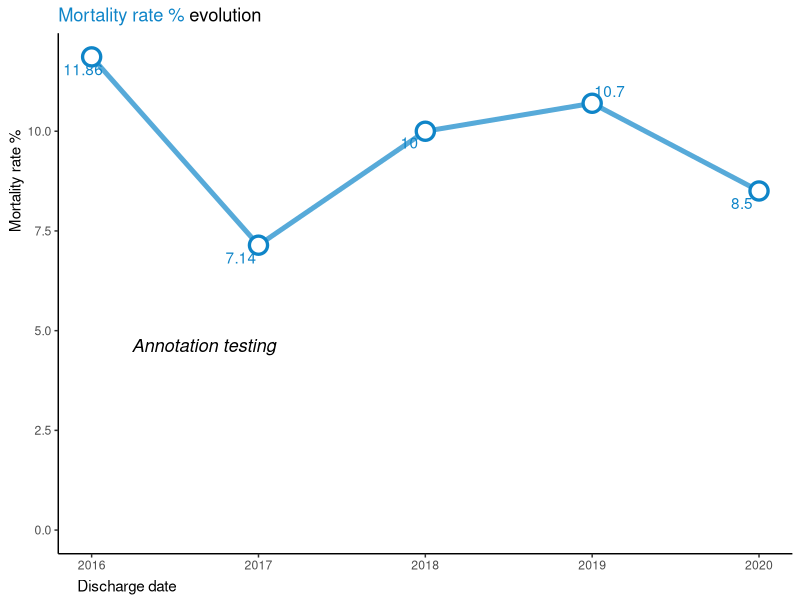
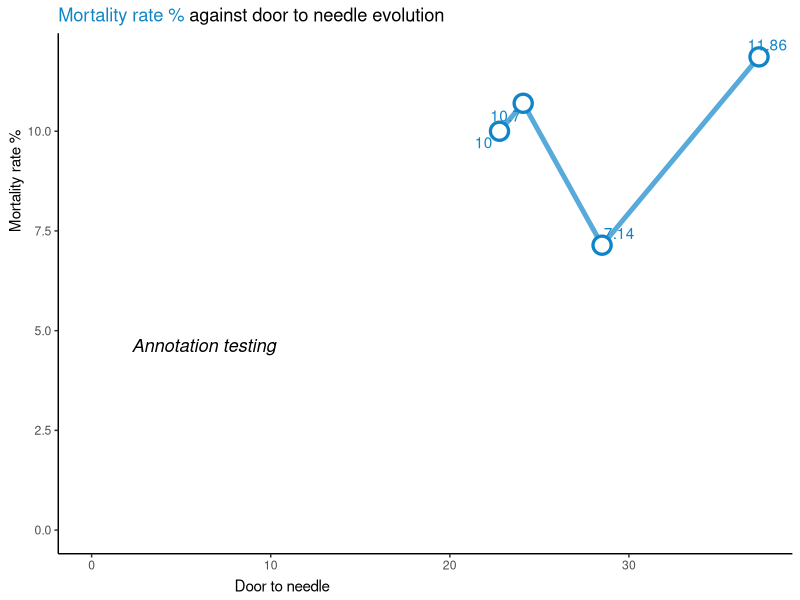
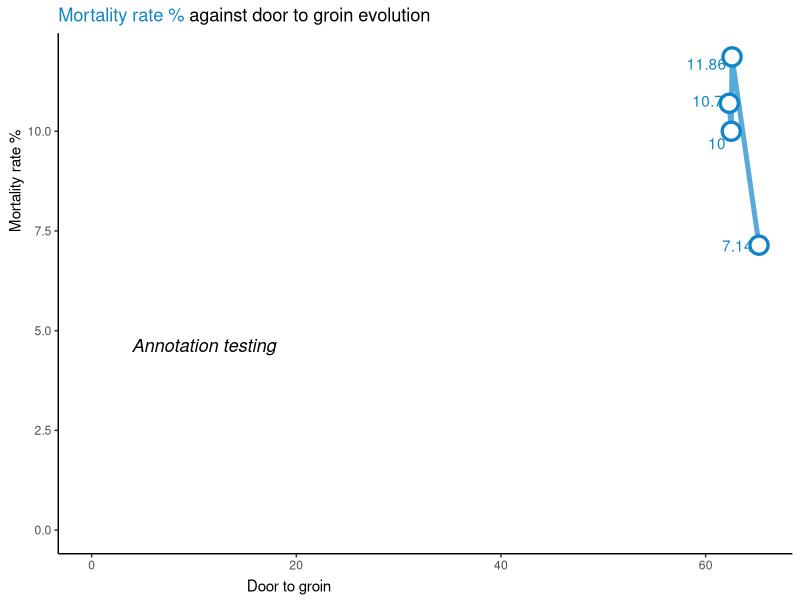
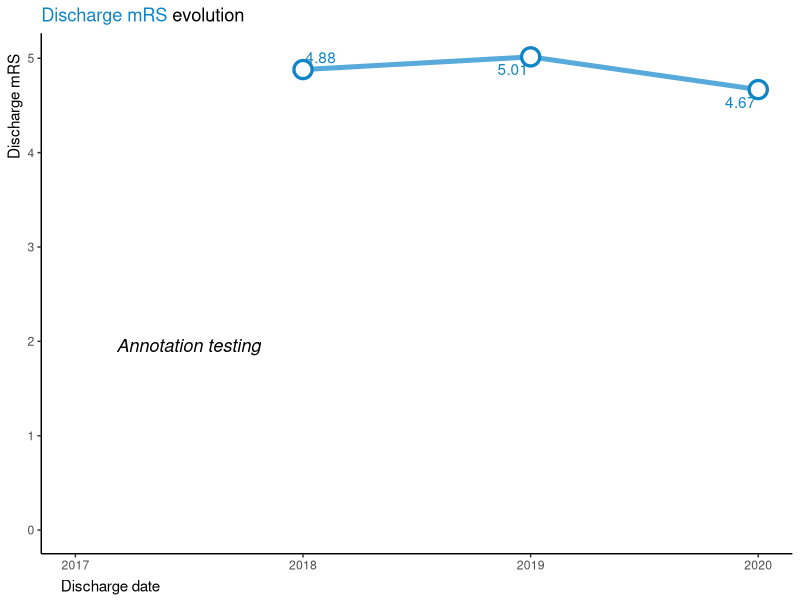
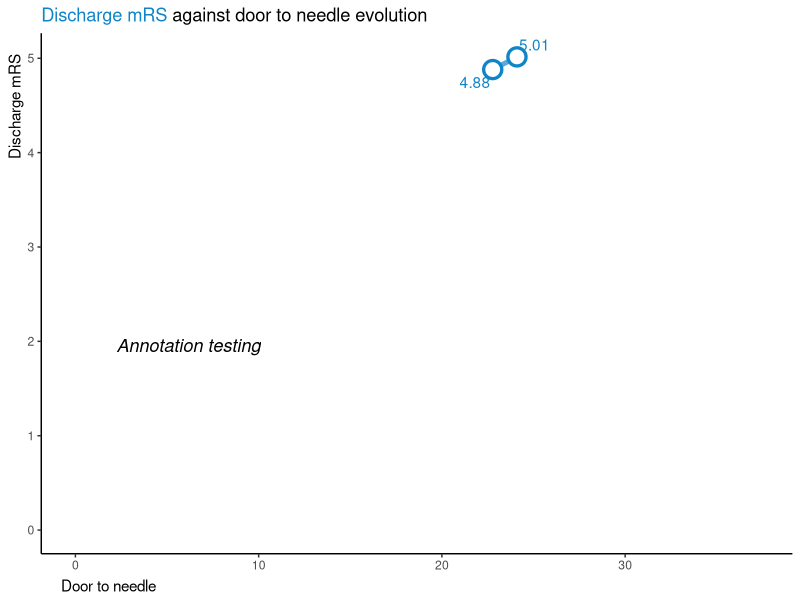
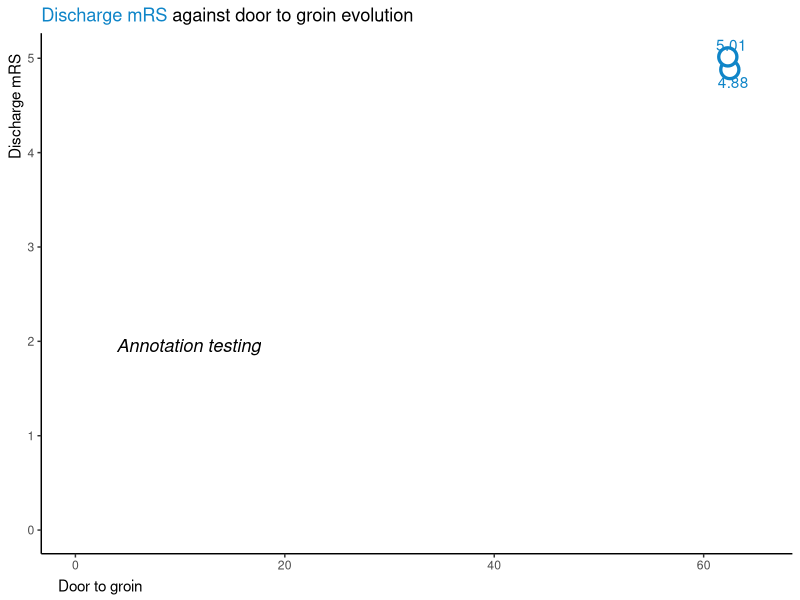
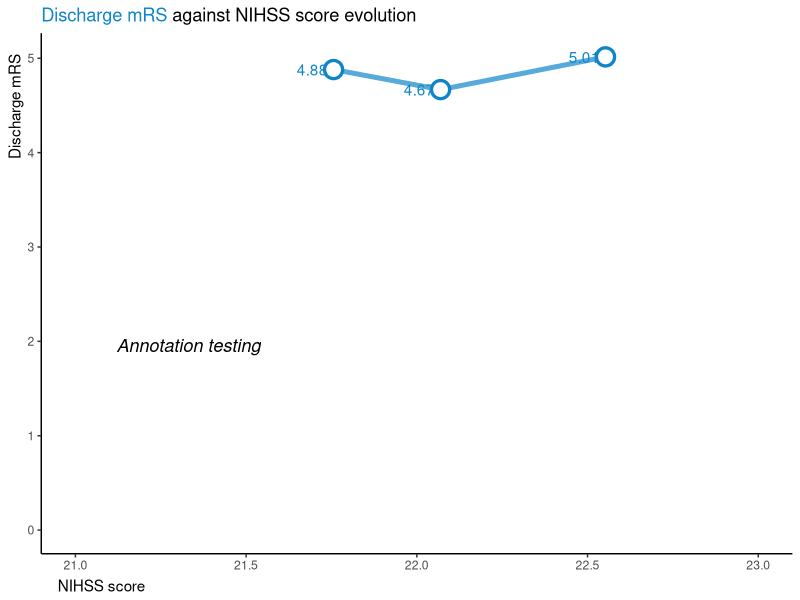
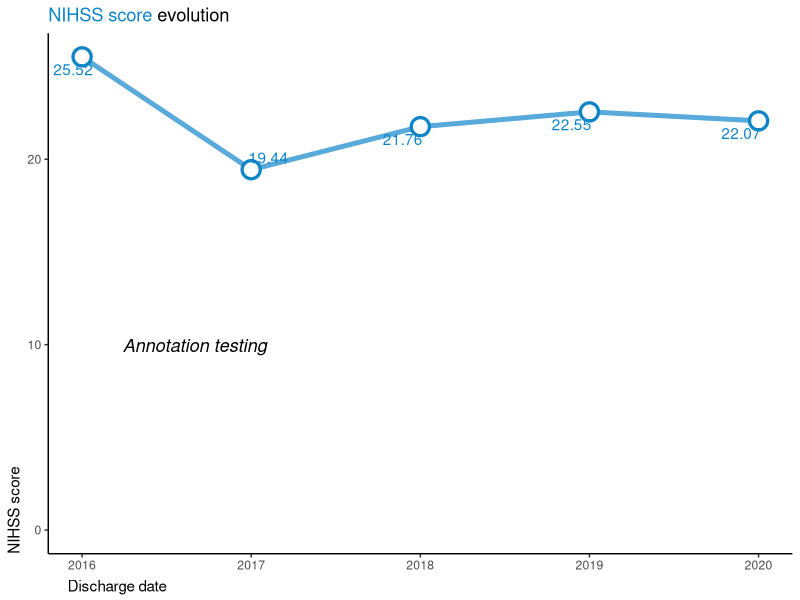

These figures' R source, in order:
## ---- chunk 1
knitr::opts_chunk$set(echo = TRUE)
library(readxl)
library(tidyverse)
library(tibble)
library(skimr)
library(magrittr)
library(purrr)
library(ggtext)
library(grid)
library(ggrepel)
## ---- chunk 2
#loading resq dataset
resq_data <- read_excel("resq-raw-data/sample_hospital.xlsx")

#checking what rows that include NA values
resq_data %>%
  summarise_all(funs(sum(is.na(.)))) %>%
  pivot_longer(everything()) %>%
  filter(value > 0)

#replacing NA's with zero's
resq_data %<>%
  replace(is.na(.), 99)

#just checking if nihss_score actually is numeric - stated as a text in resq data legend tab in excel
class(resq_data$nihss_score)

#creating tribbles for each variable/legend
trib_department_type<-tribble(
~department_type, ~DeptTypeStr, 
  1, "neurology",  
  2, "neurosurgery", 
  3, "anesthesiology/resusccitation/critical care department",  
  4, "internal medicine", 
  5, "geriatrics",  
  6,  "other",
  99, "Unknown",
) 

trib_hosp_in<-tribble(
  ~hospitalized_in, ~HospInStr,
  1, "Stroke unit/ICU",
  2, "Other monitored bed (telemetry)",
  3, "Standard bed",
  99, "Not applicable",
)

trib_stroke_type<-tribble(
  ~stroke_type, ~StrokeTypeStr,
  1, "Ischemic Stroke",
  2, "Intracerebral hemorrhage",
  3, "Transient ischemic attack - TIA",
  4, "Subarachnoid hemorrhage",
  5, "Cerebral venous thrombosis",
  6, "Undetermined",
  99, "Not applicable",
)

trib_NIHSS<-tribble(
  ~nihss, ~NIHSSStr,
  1, "Not performed",
  2, "Performed", 
  3, "Not known",
  99, "Unknown",
)

trib_CT_MRI<-tribble(
  ~ct_mri, ~CTMRIStr,
  1, "Not performed",
  2, "Performed",
  3, "Not known",
  99, "Not applicable",
)

trib_CT_Time<-tribble(
  ~ct_time, ~ctTimeStr,
  1, "Within 1 hour after admission",
  2, "Later than 1 hour after admission",
  99, "Not applicable",
)

trib_recanalization_procedures<-tribble(
  ~recanalization_procedures, ~RecanProcStr,
  1, "Not done - primary centre / comprehensive centre",
  2, "IV tPa - primary centre / comprehensive centre",
  3, "IV tPa + endovascular treatment - comprehensive centre",
  4, "Endovascular treatment alone - comprehensive centre",
  5, "IV tPa + referred to another centre for endovascular treatment - primary centre",
  6, "Referred to another centre for endovascular treatment - primary centre",
  7, "Patient referred to another centre for endovascular treatment and hospitalization continues at the referred to centre - comprehensive centre",
  8, "Patient referred for endovascular treatment and patient is returned to the initial centre - comprehensive centre",
  9, "Patient was returned to the initial centre after recanalization procedures were performed at another centre", 
  99, "Not applicable",
)

trib_dysphagia_screening<-tribble(
  ~dysphagia_screening, ~DysphagiaStr,
  1, "Yes/Guss test",
  2, "Yes/other test",
  3, "Was performed at another center",
  4, "No",
  5, "Patient could not be tested (intubated)",
  6, "Not known",
  99, "Not applicable",
)

trib_afib_flutter<-tribble(
  ~afib_flutter, ~AfibFlutterStr,
  1, "Known aFib", 
  2, "Newly-detected at admission",
  3, "Detected during hospilization",
  4, "Not detected",
  5, "Not known",
  99, "Not applicable",
)

trib_antithrombotics<-tribble(
  ~antithrombotics, ~AntithromboticsStr,
  1, "antiplatelets",
  2, "Vitamin K antagonist",
  3, "dabigratan",
  4, "rivaroxaban",
  5, "apixaban",
  6, "edoxaban",
  7, "LMWH or heparin in prophylactic dose",
  8, "LMWH or heparin in full anticoagulant dose",
  9, "Not prescriped\but recommended",
  10, "Nothing",
  99, "Not applicable",
)

trib_statin<-tribble(
  ~statin, ~StatinStr,
  1, "Yes",
  2, "No",
  3, "Not known",
  99, "Not applicable",
)

trib_smoking_cessation<-tribble(
  ~smoking_cessation, ~SmokingCessationStr,
  1, "Yes",
  2, "No",
  3, "Not a smoker",
  99, "Unknown",
)

trib_antihypertensive<-tribble(
  ~antihypertensive, ~AntihypertensiveStr,
  1, "Yes",
  2, "No",
  3, "Not known",
  99, "Not applicable",
)

trib_discharge_dest<-tribble(
  ~discharge_destination, ~DistDestStr,
  1, "Home",
  2, "Transferred within the same centre",
  3, "Transferred to another centre",
  4, "Social care facility",
  5, "Dead",
  99, "Not applicable",
)

trib_discharge_mrs<-tribble(
  ~discharge_mrs, ~DistMRSStr,
  1, "unknown/calculate",
  2, "0",
  3, "1",
  4, "2",
  5, "3",
  6, "4",
  7, "5",
  8, "6",
  99, "Not Applicable",
)

#getting a summary of the resq data
skim(resq_data)
summary(resq_data$department_type)

# you don't need to add trib_department_type to the left_join... 
resq_merge <- resq_data %>%
  left_join(trib_department_type, by="department_type") %>%
  left_join(trib_hosp_in, by="hospitalized_in") %>%
  left_join(trib_stroke_type, by="stroke_type") %>%
  left_join(trib_NIHSS, by="nihss") %>%
  left_join(trib_CT_MRI, by="ct_mri") %>% 
  left_join(trib_CT_Time, by="ct_time") %>%
  left_join(trib_recanalization_procedures, by="recanalization_procedures") %>%
  left_join(trib_dysphagia_screening, by="dysphagia_screening") %>%
  left_join(trib_afib_flutter, by="afib_flutter") %>% 
  left_join(trib_antithrombotics, by="antithrombotics") %>%
  left_join(trib_statin, by="statin") %>%
  left_join(trib_smoking_cessation, by="smoking_cessation") %>% 
  left_join(trib_antihypertensive, by="antihypertensive") %>% 
  left_join(trib_discharge_mrs, by="discharge_mrs") %>% 
  left_join(trib_discharge_dest, by="discharge_destination") 
  

## ---- chunk 3
resq_mort<-resq_merge %>%
  mutate(
    within30DayMort = if_else((hospital_days <= 30 & DistDestStr == "Dead"), 1, 0), 
  ) 
  
resq_mort %<>%
  dplyr::group_by(discharge_date)%>%
  mutate(
    Mortality30dMean_m = mean(within30DayMort) * 100,
    DTNMean_m = mean(replace(door_to_needle, door_to_needle==99, NA), na.rm = TRUE),
    DTNMedian_m = median(replace(door_to_needle, door_to_needle==99, NA), na.rm = TRUE),
    DTGMean_m = mean(replace(door_to_groin, door_to_groin==99, NA), na.rm = TRUE),
    DTGMedian_m = median(replace(door_to_groin, door_to_groin==99, NA), na.rm = TRUE),
    DISMRSMean_m = mean(replace(discharge_mrs, discharge_mrs==99 & 1, NA), na.rm = TRUE),
    DISMRSMedian_m = median(replace(discharge_mrs, discharge_mrs==99 & 1, NA), na.rm = TRUE),
    NIHSSScoreMean_m = mean(replace(nihss_score, nihss_score==99, NA), na.rm = TRUE),
    NIHSSScoreMedian_m = median(replace(nihss_score, nihss_score==99, NA), na.rm = TRUE)
  )


df<-resq_mort %>% 
  dplyr::group_by(discharge_date) %>% 
  summarise(
    Mortality30dMean =mean(within30DayMort) * 100, 
    DTNMean = mean(replace(door_to_needle,door_to_needle==99, NA), na.rm = TRUE),
    DTNMedian = median(replace(door_to_needle, door_to_needle==99, NA), na.rm = TRUE),
    DTGMean = mean(replace(door_to_groin, door_to_groin==99, NA), na.rm = TRUE),
    DTGMedian = median(replace(door_to_groin, door_to_groin==99, NA), na.rm = TRUE),
    DISMRSMean = mean(replace(discharge_mrs, discharge_mrs==99 & 1, NA), na.rm = TRUE),
    DISMRSMedian = median(replace(discharge_mrs, discharge_mrs==99 & 1, NA), na.rm = TRUE),
    NIHSSScoreMean = mean(replace(nihss_score, nihss_score==99, NA), na.rm = TRUE),
    NIHSSScoreMedian = median(replace(nihss_score, nihss_score==99, NA), na.rm = TRUE)
  )


# THERE IS NO DTN/DTG DATA IN 2020, IT IS EMPTY IN RAW DATA AS WELL

########## TREND LINES ########## 

testText <- grobTree(textGrob("Annotation testing", x=0.10, y=0.40, hjust=0, gp=gpar(col="black", fontsize=13, fontface="italic")))

p_trend_mort <- ggplot(df[df$discharge_date<2201,], 
aes(x = discharge_date, y = Mortality30dMean)) + 
  geom_line(color="#0F85C8", alpha=.7, size=1.7) + 
  geom_point(shape = 21, color = "#0F85C8", fill = "white", size = 5, stroke = 1.7) + 
  theme_classic() + 
  ylab("Mortality rate %") +
  xlab("Discharge date") +
  expand_limits(y=0) +
  labs(
    title = "<span style = 'color: #0F85C8;'> Mortality rate %</span> evolution"
  ) +
  theme(
    plot.title = element_markdown(),
    axis.title.x = element_text(hjust=0.03, vjust=0.2),
    axis.title.y = element_text(hjust=0.77, vjust=0.77),
    plot.caption = element_text(hjust=0, size=6),
    ) +
  annotation_custom(testText) + 
  geom_text_repel(aes(label=round(Mortality30dMean, digits=2)), color = "#0F85C8")

p_trend_mort 

p_mort_vs_DTN <- ggplot(df, 
aes(y = Mortality30dMean, x = DTNMean)) + 
  geom_line(color="#0F85C8", alpha=.7, size=1.7) + 
  geom_point(shape = 21, color = "#0F85C8", fill = "white", size = 5, stroke = 1.7) + 
  theme_classic() +
  ylab("Mortality rate %") + 
  xlab("Door to needle") +
  expand_limits(y=0, x=0) +
    labs(
    title = "<span style = 'color: #0F85C8;'>Mortality rate %</span> against door to needle evolution"
  ) +
  theme(
    plot.title = element_markdown(),
    axis.title.x = element_text(hjust=0.2758, vjust=0.2),
    axis.title.y = element_text(hjust=0.77, vjust=0.77),
    plot.caption = element_text(hjust=0, size=6),
    ) +
  annotation_custom(testText) + geom_text_repel(aes(label=round(Mortality30dMean, digits=2)), color = "#0F85C8" ) 

p_mort_vs_DTN 

p_mort_vs_DTG <- ggplot(df, 
aes(y = Mortality30dMean, x = DTGMean)) + 
  geom_line(color="#0F85C8", alpha=.7, size=1.7) + 
  geom_point(shape = 21, color = "#0F85C8", fill = "white", size = 5, stroke = 1.7) +
  theme_classic() +
  ylab("Mortality rate %") + 
  xlab("Door to groin") +
  expand_limits(y=0, x=0) +
  geom_text_repel(aes(label=round(Mortality30dMean, digits=2)), hjust = 0, color = "#0F85C8" ) +
    labs(
    title = "<span style = 'color: #0F85C8;'>Mortality rate %</span> against door to groin evolution"
  ) +
  theme(
    plot.title = element_markdown(),
    axis.title.x = element_text(hjust=0.29, vjust=0.2),
    axis.title.y = element_text(hjust=0.77, vjust=0.77),
    plot.caption = element_text(hjust=0, size=6),
    ) +
  annotation_custom(testText)

p_mort_vs_DTG

#Discharge mRS only have 2 entries for each DTG and DTN, which means we only have two data points in the plots.

p_trend_mRS <- ggplot(df[df$discharge_date<2201 & df$discharge_date>=2017,], 
aes(x = discharge_date, y = DISMRSMean)) + 
  geom_line(color="#0F85C8", alpha=.7, size=1.7) + 
  geom_point(shape = 21, color = "#0F85C8", fill = "white", size = 5, stroke = 1.7) + 
  theme_classic() + 
  ylab("Discharge mRS") +
  xlab("Discharge date") +
  expand_limits(y=0) +
  labs(
    title = "<span style = 'color: #0F85C8;'> Discharge mRS</span> evolution"
  ) +
  theme(
    plot.title = element_markdown(),
    axis.title.x = element_text(hjust=0.03, vjust=0.2),
    axis.title.y = element_text(hjust=0.95, vjust=1),
    plot.caption = element_text(hjust=0, size=6),
    ) +
  annotation_custom(testText) + 
  geom_text_repel(aes(label=round(DISMRSMean, digits=2)), color = "#0F85C8")

p_trend_mRS 

p_mRS_vs_DTN <- ggplot(df, 
aes(y = DISMRSMean, x = DTNMean)) + 
  geom_line(color="#0F85C8", alpha=.7, size=1.7) + 
  geom_point(shape = 21, color = "#0F85C8", fill = "white", size = 5, stroke = 1.7) + 
  theme_classic() +
  ylab("Discharge mRS") + 
  xlab("Door to needle") +
  expand_limits(y=0, x=0) +
    labs(
    title = "<span style = 'color: #0F85C8;'>Discharge mRS</span> against door to needle evolution"
  ) +
  theme(
    plot.title = element_markdown(),
    axis.title.x = element_text(hjust=0.03, vjust=0.2),
    axis.title.y = element_text(hjust=0.95, vjust=0.77),
    plot.caption = element_text(hjust=0, size=6),
    ) +
  annotation_custom(testText) + geom_text_repel(aes(label=round(DISMRSMean, digits=2)), color = "#0F85C8" ) 

p_mRS_vs_DTN 

p_mRS_vs_DTG <- ggplot(df, 
aes(y = DISMRSMean, x = DTGMean)) + 
  geom_line(color="#0F85C8", alpha=.7, size=1.7) + 
  geom_point(shape = 21, color = "#0F85C8", fill = "white", size = 5, stroke = 1.7) +
  theme_classic() +
  ylab("Discharge mRS") + 
  xlab("Door to groin") +
  expand_limits(y=0, x=0) +
  geom_text_repel(aes(label=round(DISMRSMean, digits=2)), hjust = 0, color = "#0F85C8" ) +
    labs(
    title = "<span style = 'color: #0F85C8;'>Discharge mRS</span> against door to groin evolution"
  ) +
  theme(
    plot.title = element_markdown(),
    axis.title.x = element_text(hjust=0.025, vjust=0.2),
    axis.title.y = element_text(hjust=0.95, vjust=0.77),
    plot.caption = element_text(hjust=0, size=6),
    ) +
  annotation_custom(testText)

p_mRS_vs_DTG

p_mRS_vs_nihss <- ggplot(df, 
aes(y = DISMRSMean, x = NIHSSScoreMean)) + 
  geom_line(color="#0F85C8", alpha=.7, size=1.7) + 
  geom_point(shape = 21, color = "#0F85C8", fill = "white", size = 5, stroke = 1.7) +
  theme_classic() +
  ylab("Discharge mRS") + 
  xlab("NIHSS score") +
  expand_limits(y=0) +
  xlim(21,23) +
  geom_text_repel(aes(label=round(DISMRSMean, digits=2)), hjust = 0, color = "#0F85C8" ) +
    labs(
    title = "<span style = 'color: #0F85C8;'>Discharge mRS</span> against NIHSS score evolution"
  ) +
  theme(
    plot.title = element_markdown(),
    axis.title.x = element_text(hjust=0.025, vjust=0.2),
    axis.title.y = element_text(hjust=0.95, vjust=0.77),
    plot.caption = element_text(hjust=0, size=6),
    ) +
  annotation_custom(testText)

p_mRS_vs_nihss

p_trend_nihss <- ggplot(df[df$discharge_date<2201,], 
aes(x = discharge_date, y = NIHSSScoreMean)) + 
  geom_line(color="#0F85C8", alpha=.7, size=1.7) + 
  geom_point(shape = 21, color = "#0F85C8", fill = "white", size = 5, stroke = 1.7) + 
  theme_classic() + 
  ylab("NIHSS score") +
  xlab("Discharge date") +
  expand_limits(y=0) +
  labs(
    title = "<span style = 'color: #0F85C8;'>NIHSS score</span> evolution"
  ) +
  theme(
    plot.title = element_markdown(),
    axis.title.x = element_text(hjust=0.03, vjust=0.2),
    axis.title.y = element_text(hjust=0., vjust=1),
    plot.caption = element_text(hjust=0, size=6),
    ) +
  annotation_custom(testText) + 
  geom_text_repel(aes(label=round(NIHSSScoreMean, digits=2)), color = "#0F85C8")

p_trend_nihss 

# p_nihss_vs_DTN <- ggplot(df, 
# aes(y = DISMRSMean, x = NIHSSScoreMean)) + 
#   geom_line(color="#0F85C8", alpha=.7, size=1.7) + 
#   geom_point(shape = 21, color = "#0F85C8", fill = "white", size = 5, stroke = 1.7) + 
#   theme_classic() +
#   ylab("NIHSS score") + 
#   xlab("Door to needle") +
#   expand_limits(y=0) +
#   xlim(21, 23) +
#     labs(
#     title = "<span style = 'color: #0F85C8;'>NIHSS score</span> against door to needle evolution"
#   ) +
#   theme(
#     plot.title = element_markdown(),
#     axis.title.x = element_text(hjust=0.03, vjust=0.2),
#     axis.title.y = element_text(hjust=0.95, vjust=0.77),
#     plot.caption = element_text(hjust=0, size=6),
#     ) +
#   annotation_custom(testText) + geom_text_repel(aes(label=round(NIHSSScoreMean, digits=2)), color = "#0F85C8" ) 
# 
# p_nihss_vs_DTN 

p_violin_DTN <- ggplot(resq_mort[resq_mort$door_to_needle<99 & resq_mort$discharge_date<2201,], 
aes(x = discharge_date, y = DTNMean_m, color="Mean")) + 
  geom_violin(aes(x = discharge_date, y = door_to_needle, color=as.factor(discharge_date)), alpha=.4) +
  geom_line() +
  geom_line(aes(y = DTNMedian_m, color = "Median")) +
  theme_classic() + 
  ylab("Door to needle") +
  xlab("Discharge date") +
  expand_limits(y=0) +
  ggtitle("Door to needle evolution") +
  theme(
    axis.title.x = element_text(hjust=0.15, vjust=0.2),
    axis.title.y = element_text(hjust=0.84, vjust=0.8),
    plot.caption = element_text(hjust = 0, size = 6),
    )

p_violin_DTN

p_violin_DTG <- ggplot(resq_mort[resq_mort$door_to_groin<99 & resq_mort$discharge_date<2201,], 
aes(x = discharge_date, y = DTGMean_m, color="Mean")) + 
  geom_violin(aes(x = discharge_date, y = door_to_groin, color=as.factor(discharge_date)), alpha=.4) +
  geom_line() + 
  geom_line(aes(y = DTGMedian_m, color = "Median")) +
  theme_bw() + 
  ylab("Door to groin") +
  xlab("Discharge date") +
  expand_limits(y=0)

p_violin_DTG

p_violin_dismrs <- ggplot(resq_mort[resq_mort$discharge_mrs<99 & resq_mort$discharge_date<2201,], 
aes(x = discharge_date, y = DISMRSMean_m, color="Mean")) + 
  geom_violin(aes(x = discharge_date, y = discharge_mrs, color=as.factor(discharge_date)), alpha=.4) +
  geom_line() + 
  geom_line(aes(y = DISMRSMedian_m, color = "Median")) +
  theme_bw() + 
  ylab("Discharge mrs") +
  xlab("Discharge date") +
  expand_limits(y=0)

p_violin_dismrs

#FUNNEL PLOT MORTALITY AGAINST PATIENTS, MADE UP DATA KIND OF
dt <- data.frame(patients = c( 42,71,255,489,753), #these values are also made up, except for the last one, which is the res-q patient count
                 mortalityExpected = c( 11.8,7.14,10,10.7,8.5),
                 mortalityObserved = c(17, 12, 9.5, 10.2, 9), #this value is made up, as we don't have multiple departments
                 unit = factor(c("A","B","C","D","E"))
)

dt$SR <- dt$mortalityObserved / dt$mortalityExpected


# Scatter plot in ggplot
a<-ggplot(dt, aes(x=patients, y=SR))+
  geom_point()

a<- a+geom_hline(aes(yintercept=1))

a

# Add a 95% Poisson limit, by using the density function to get the quantile value for each 'expected'.
lkup<-data.frame(id=seq(1, max(dt$patients), 1))
lkup$upper<-(qpois(0.975,lambda = lkup$id) - 0.025) / lkup$id
lkup$lower<-(qpois(0.025,lambda = lkup$id) - 0.975) / lkup$id

lkup<-gather(lkup, key, value,-id)

a+ geom_line(aes(x=id, y=value, col=key), data=lkup)


########## MAYBE USEFUL IDK? ########## 
# p_dtn <- ggplot(resq_mort[resq_mort$door_to_needle<99 & resq_mort$discharge_date<2201 & resq_mort$discharge_date>2017,], aes(x = door_to_needle, y = Mortality30dMean, color=as.factor(discharge_date))) +
#   geom_boxplot() + 
#   geom_jitter(alpha=.4) + 
#   geom_point(aes(x=DTNMean), size = 4) + 
#   theme_bw() 
# 
# p_dtn
# 
# p_dtg <- ggplot(resq_mort[resq_mort$door_to_groin<99 & resq_mort$discharge_date<2201,], aes(x = Mortality30dMean, y = door_to_groin, color=as.factor(discharge_date))) + 
#   geom_boxplot() + 
#   geom_jitter() + 
#   theme_bw()
# 
# p_dtg
# 
# #NIHSS score is not really a KPI though
# p_nihss_score_jitter <- ggplot(resq_mort[resq_mort$nihss_score<99 & resq_mort$discharge_date<2201,], aes(x = Mortality30dMean, y = nihss_score, color=as.factor(discharge_date))) + 
#   geom_violin() + 
#   geom_jitter() + 
#   theme_bw()
# 
# p_nihss_score_jitter
# 
# p_nihss_score <- ggplot(resq_mort[resq_mort$nihss_score<99 & resq_mort$discharge_date<2201,], aes(x = Mortality30dMean, y = nihss_score, color=as.factor(discharge_date))) + 
#   geom_violin() + 
#   theme_bw()
# 
# p_nihss_score
# 
# #this might have way too many dots to show. decreases readability
# p_dis_mrs_jitter <- ggplot(resq_mort[resq_mort$discharge_mrs>1 & resq_mort$discharge_mrs<99 & resq_mort$discharge_date<2201,], aes(x = Mortality30dMean, y = discharge_mrs, color=as.factor(discharge_date))) +
#   geom_violin() + 
#   geom_jitter() + 
#   theme_bw()
# 
# p_dis_mrs_jitter
# 
# p_dis_mrs <- ggplot(resq_mort[resq_mort$discharge_mrs>1 & resq_mort$discharge_mrs<99 & resq_mort$discharge_date<2201,], aes(x = Mortality30dMean, y = discharge_mrs, color=as.factor(discharge_date))) +
#   geom_violin() + 
#   theme_bw()
# 
# p_dis_mrs
